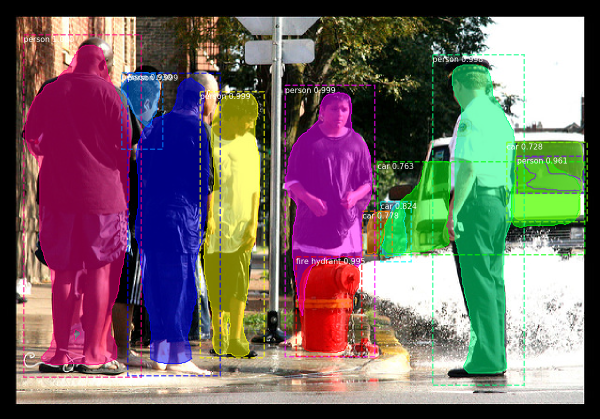
#> input picture assets/coco.png, 1199 x 838 px (shown at 1/2 size)
$ python gui_image_viewer.py --image_dir ../../assets   (older library calls are emulated)
#> lines starting #> are read from the running program, lines starting #| are printed output that depends on the picture
### image-segmentation/data_generators/utils.py
# This file contains (modified) parts of the codes from the following repository:
# https://github.com/matterport/Mask_RCNN
#
# Mask R-CNN
#
# The MIT License (MIT)
#
# Copyright (c) 2017 Matterport, Inc.
#
# Permission is hereby granted, free of charge, to any person obtaining a copy
# of this software and associated documentation files (the "Software"), to deal
# in the Software without restriction, including without limitation the rights
# to use, copy, modify, merge, publish, distribute, sublicense, and/or sell
# copies of the Software, and to permit persons to whom the Software is
# furnished to do so, subject to the following conditions:
#
# The above copyright notice and this permission notice shall be included in
# all copies or substantial portions of the Software.
#
# THE SOFTWARE IS PROVIDED "AS IS", WITHOUT WARRANTY OF ANY KIND, EXPRESS OR
# IMPLIED, INCLUDING BUT NOT LIMITED TO THE WARRANTIES OF MERCHANTABILITY,
# FITNESS FOR A PARTICULAR PURPOSE AND NONINFRINGEMENT. IN NO EVENT SHALL THE
# AUTHORS OR COPYRIGHT HOLDERS BE LIABLE FOR ANY CLAIM, DAMAGES OR OTHER
# LIABILITY, WHETHER IN AN ACTION OF CONTRACT, TORT OR OTHERWISE, ARISING FROM,
# OUT OF OR IN CONNECTION WITH THE SOFTWARE OR THE USE OR OTHER DEALINGS IN
# THE SOFTWARE.

import warnings
import numpy as np
import scipy
import skimage
import cv2
from skimage.io import imread
from skimage.color import gray2rgb
from skimage.transform import resize as skresize
from distutils.version import LooseVersion

from classification_models import Classifiers

def load_image_rgb(fname):
#> called with fname = '../../assets/coco.png'
    return cv2.cvtColor(cv2.imread(fname), cv2.COLOR_BGR2RGB)

# [139 lines left out: functions resize, resize_image, unresize_image, mold_image, resize_mask, minimize_mask and 1 more, not called in this run]


# TODO: Build and use this function to reduce code duplication
def mold_mask(mask, config):
    pass


# [90 lines left out: functions unmold_mask, compose_image_meta, parse_image_meta, parse_image_meta_graph, not called in this run]

### image-segmentation/visual_tools/gui_viewer.py
from abc import *

import matplotlib.pyplot as plt
from matplotlib.widgets import Slider
from matplotlib.widgets import TextBox

class GuiViewer(metaclass=ABCMeta):
    def __init__(self, figurename):
        self.fig, self.ax = plt.subplots(1, figsize=(16, 16), num=figurename)
        self.image_id = 0
        self.prev_image_id = None
        self.num_images = 0

        self.ax.get_xaxis().set_visible(False)
        self.ax.get_yaxis().set_visible(False)

        self.fig.canvas.mpl_connect('key_press_event', self.keypress_callback)

        self.slider = None
        self.text_box = None

    @abstractmethod
    def display(self):
        assert self.num_images > 0, 'No image to display'
        if self.prev_image_id == self.image_id:
            return False
        else:
            self.ax.clear()
            print('image id: {}'.format(self.image_id))
            self.prev_image_id = self.image_id
            return True

    def create_slider(self):
        self.axcolor = 'lightgoldenrodyellow'
        ax_slider = plt.axes([0.2, 0.1, 0.65, 0.03], facecolor=self.axcolor)
        self.slider = Slider(ax_slider, 'Id', 0, self.num_images - 1, valinit=0)
        self.slider.on_changed(self.slider_callback)

    def create_textbox(self):
        axbox = plt.axes([0.2, 0.05, 0.65, 0.03])
        self.text_box = TextBox(axbox, '', initial=str(self.image_id))
        self.text_box.on_submit(self.text_box_callback)
        self.deactivate_text_box()

    def activate_text_box(self):
        self.text_box.set_active(True)
        self.text_box.label.set_text('Type in image id: ')

    def deactivate_text_box(self):
        self.text_box.set_active(False)
        self.text_box.label.set_text('Press enter to find by image ID')
        self.text_box.set_val(str(self.image_id))

    # [58 lines left out: functions text_box_callback, keypress_callback, slider_callback, not called in this run]

### image-segmentation/visual_tools/gui_image_viewer.py
import os
import numpy as np

from data_generators.utils import load_image_rgb
from gui_viewer import GuiViewer

class GuiImageViewer(GuiViewer):
    def __init__(self, image_dir):
        super(GuiImageViewer, self).__init__('Image Viewer')
        assert os.path.isdir(image_dir), 'No such directory: {}'.format(image_dir)

        # Get the list of image files
        self.image_files = sorted([os.path.join(image_dir, x)
                            for x in os.listdir(image_dir)
                            if x.lower().endswith('.jpg') or x.lower().endswith('.png') or x.lower().endswith('.bmp')
                            ])
        self.num_images = len(self.image_files)

        self.create_slider()
        self.create_textbox()

        self.display()

    def display(self):
        should_update = super(GuiImageViewer, self).display()
        if should_update:
            image_file = self.image_files[self.image_id]
            print('Processing {}...'.format(os.path.basename(image_file)))
            img = load_image_rgb(image_file)
            self.ax.imshow(img.astype(np.uint8))

            title = "ID: {}\nImage file name: {}".format(
                self.image_id,
                os.path.basename(image_file)
            )
            self.fig.suptitle(title, fontsize=20)
            self.fig.canvas.draw_idle()


if __name__ == '__main__':
    import argparse
    import matplotlib.pyplot as plt

    # Parse command line arguments
    parser = argparse.ArgumentParser(
        description='Basic image viewer.')

    parser.add_argument('-i', '--image_dir', required=True,
                        metavar='/path/to/directory',
                        help='Path to a directory containing images')

    args = parser.parse_args()

    viewer = GuiImageViewer(args.image_dir)
    plt.show()
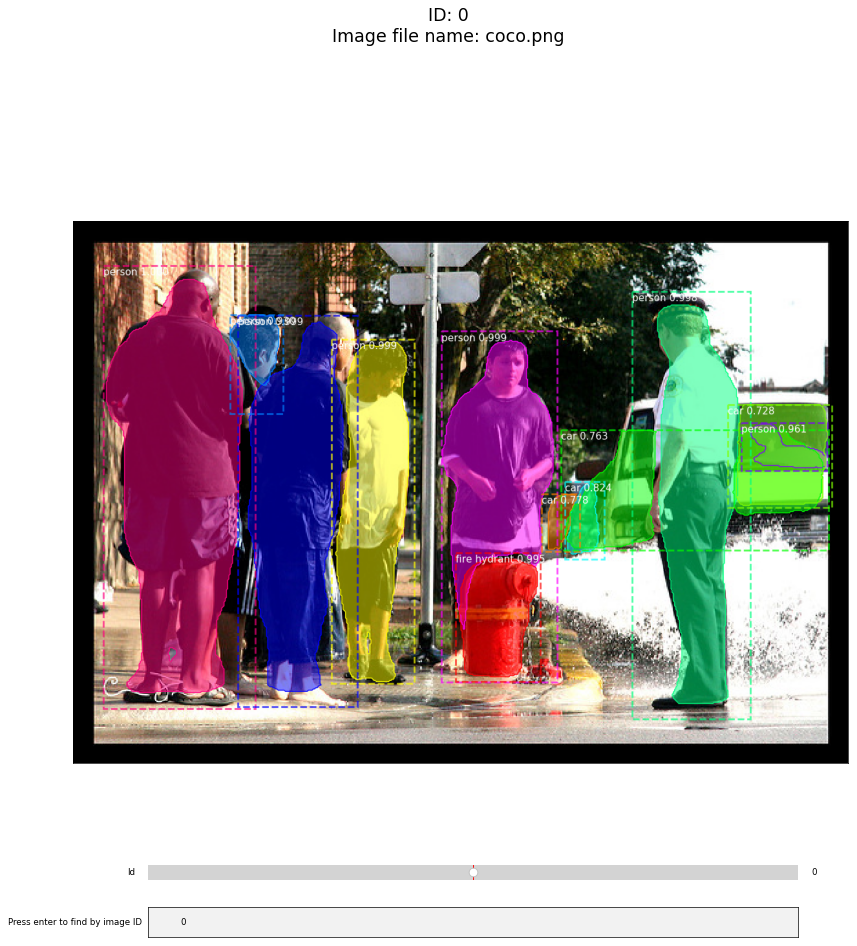
#> figure drawn by matplotlib, 3 panels

$ run again, with assets/defects.png copied over assets/coco.png
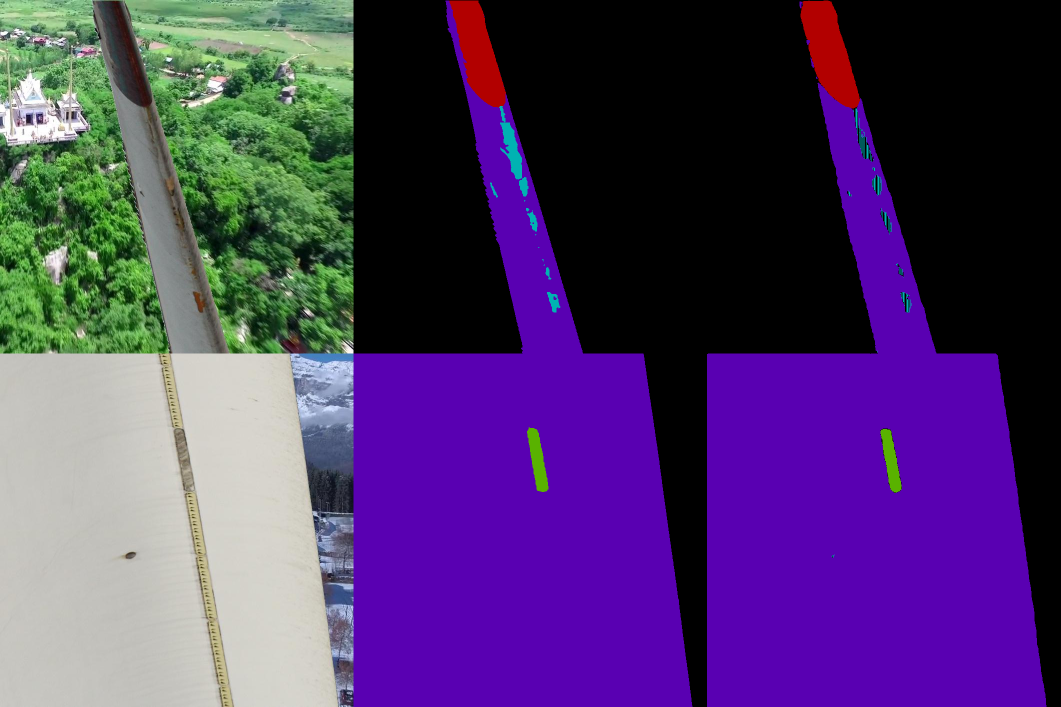
#> input picture assets/defects.png, 2121 x 1414 px (shown at 1/2 size)
#> `plt.show()`:
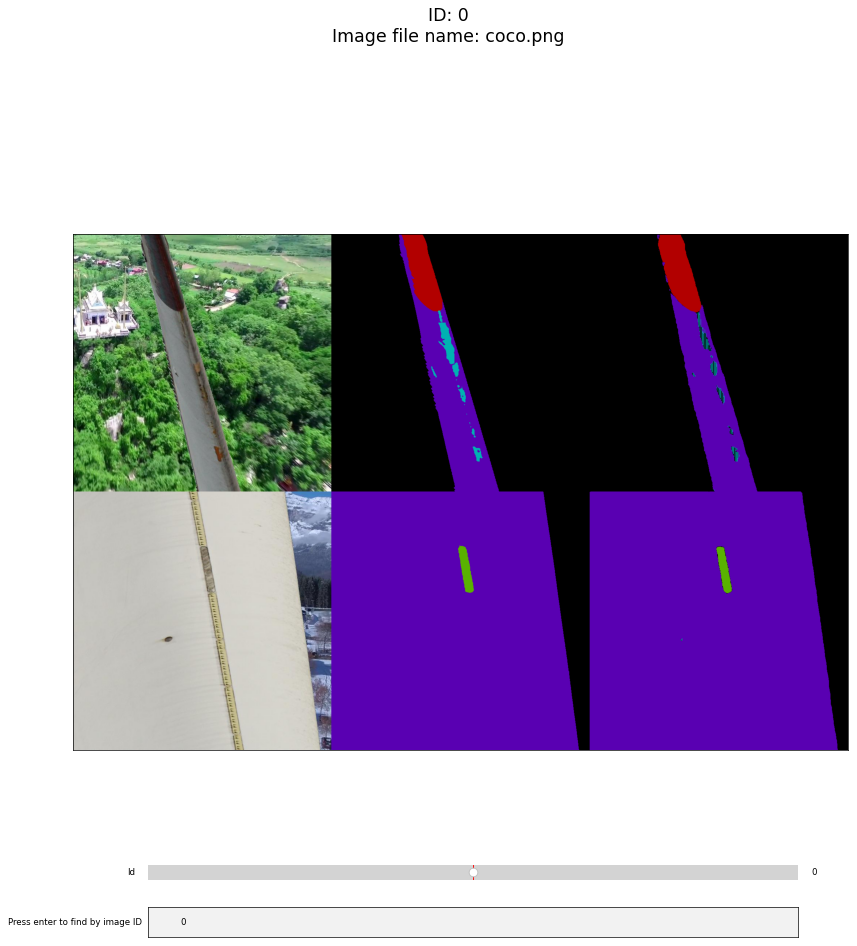
#> figure drawn by matplotlib, 3 panels

$ run again, with assets/kitti.png copied over assets/coco.png
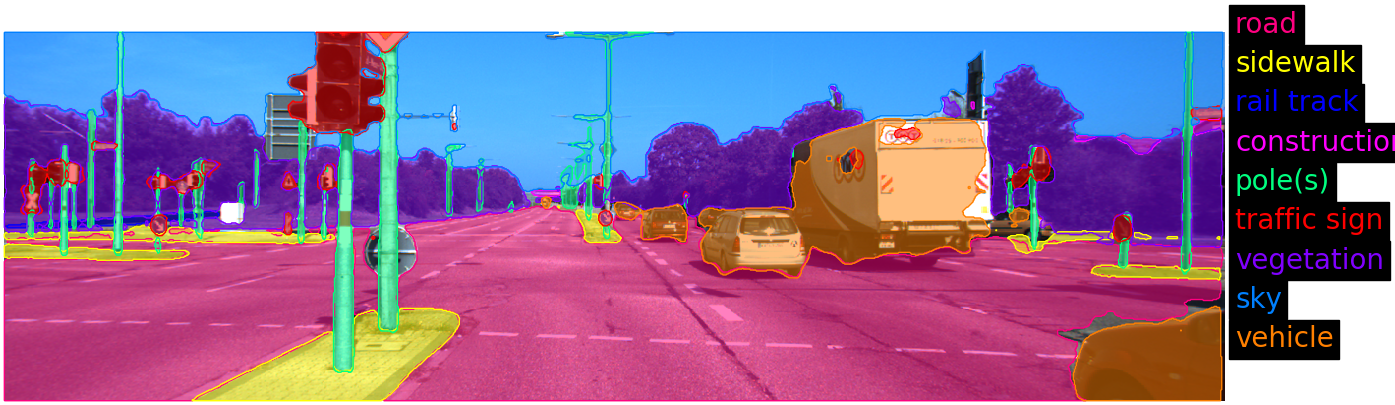
#> input picture assets/kitti.png, 1395 x 405 px
#> `plt.show()`:
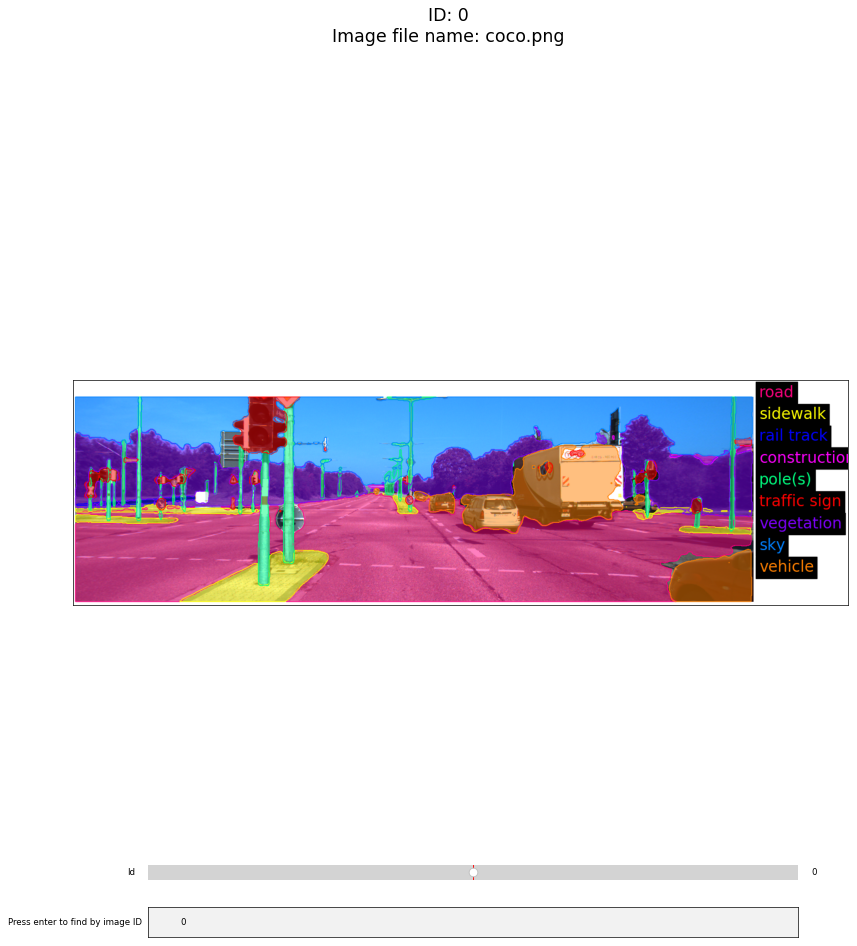
#> figure drawn by matplotlib, 3 panels

$ run again, with assets/kitti0.png copied over assets/coco.png
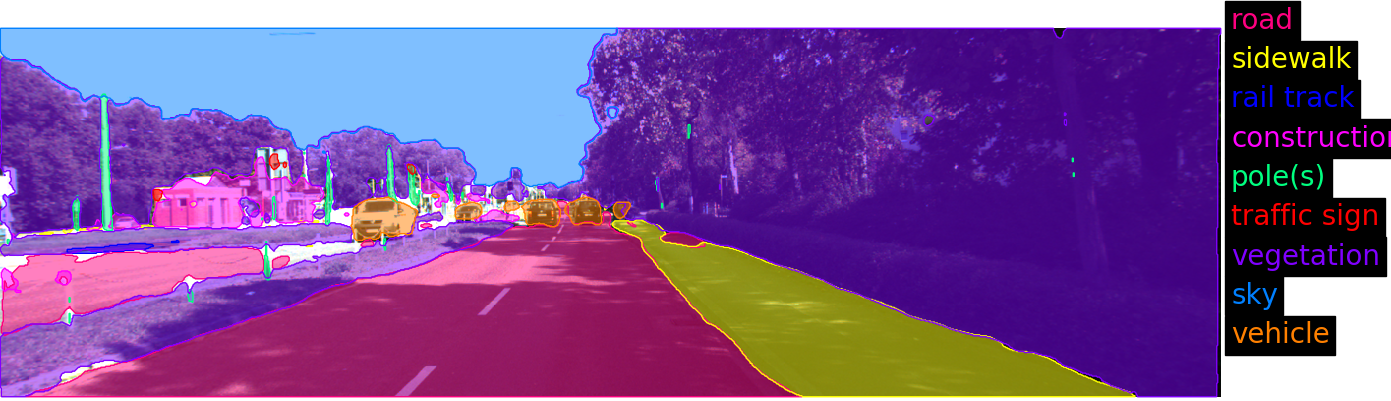
#> input picture assets/kitti0.png, 1391 x 401 px
#> `plt.show()`:
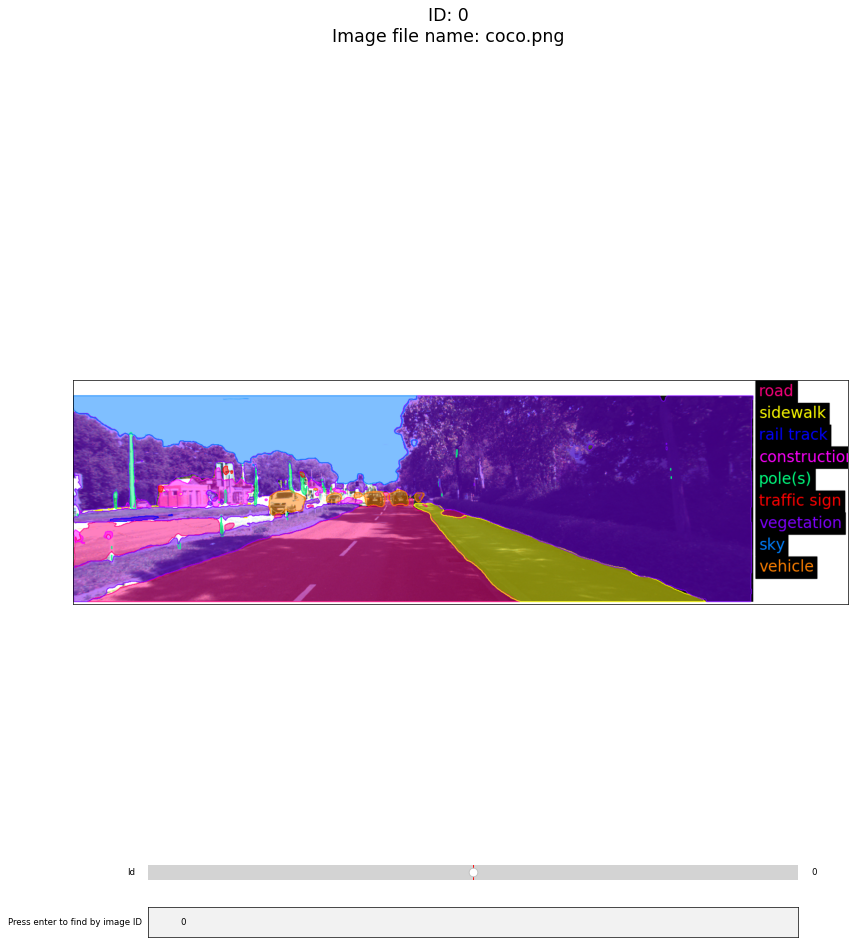
#> figure drawn by matplotlib, 3 panels
